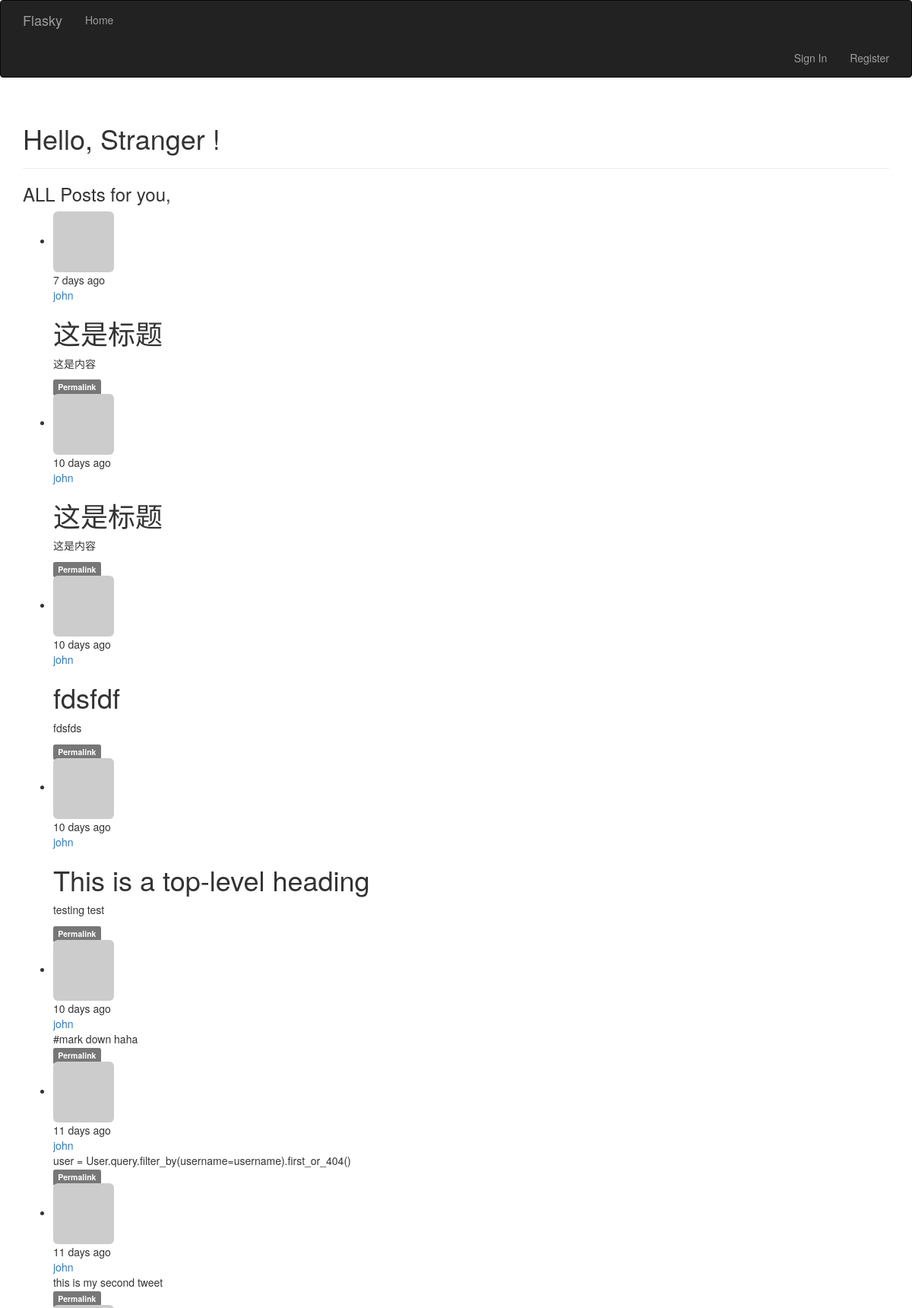
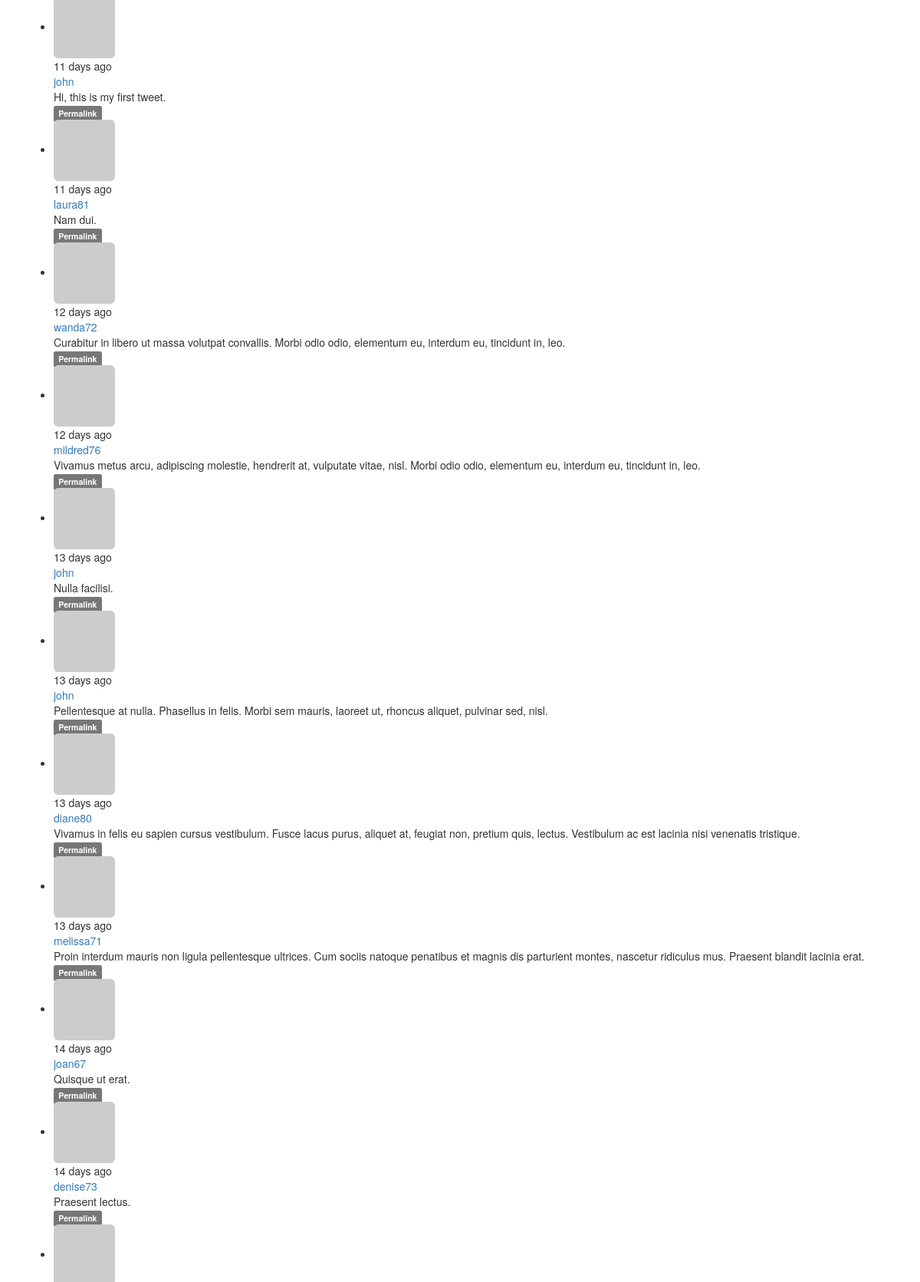
The page / (upper part) on the database its author committed (2 pictures, top to bottom).
### app/models.py (models this page shows, shortened)
class Post(db.Model):
    __tablename__ = 'posts'
    id = db.Column(db.Integer, primary_key=True)
    body = db.Column(db.Text)
    body_html = db.Column(db.Text)
    timestamp = db.Column(db.DateTime, index=True, default=datetime.datetime.utcnow)
    author_id = db.Column(db.Integer, db.ForeignKey('users.id'))

class User(UserMixin, db.Model):
    __tablename__ = 'users'
    id = db.Column(db.Integer, primary_key=True)
    email = db.Column(db.String(64), unique=True, index=True)
    username = db.Column(db.String(64), unique=True, index=True)
    password_hash = db.Column(db.String(128))
    role_id = db.Column(db.Integer, db.ForeignKey('roles.id'))
    confirmed = db.Column(db.Boolean, default=False)
    name = db.Column(db.String(64))
    location = db.Column(db.String(64))
    about_me = db.Column(db.Text())
    avatar_hash = db.Column(db.String(32))
    member_since = db.Column(db.DateTime(), default=datetime.datetime.utcnow)
    last_seen = db.Column(db.DateTime(), default=datetime.datetime.utcnow)
    posts = db.relationship('Post', backref='author', lazy='dynamic')
    followed = db.relationship('Follow',
                               foreign_keys=[Follow.follower_id],
                               backref=db.backref('follower', lazy='joined'),
                               lazy='dynamic',
                               cascade='all, delete-orphan')
    follower = db.relationship('Follow',
                               foreign_keys=[Follow.followed_id],
                               backref=db.backref('followed', lazy='joined'),
                               lazy='dynamic',
                               cascade='all, delete-orphan')
    @property
    def password(self):
        raise AttributeError('password is not a readable attribute')
    def gravatar(self, size=100, default='identicon', rating='g'):
        if request.is_secure:
            url = 'https://secure.gravatar.com/avator'
        else:
            url = 'http://www.gravatar.com/avatar'
        hash = hashlib.md5(self.email.encode('utf-8')).hexdigest()
        return '{url}/{hash}?s={size}&d={default}&r={rating}'.format(
            url=url, hash=hash, size=size, default=default, rating=rating)

### app/main/views.py (the view)
@main.route('/', methods=['GET', 'POST'])
def index():
    form = PostForm()
    if current_user.can(Permission.WRITE_ARTICLES) and \
            form.validate_on_submit():
        post = Post(body=form.body.data,
                    author=current_user._get_current_object())
        db.session.add(post)
        return redirect(url_for('.index'))
    page = request.args.get('page', 1, type=int)
    pagination = Post.query.order_by(Post.timestamp.desc()).paginate(
        page, per_page=current_app.config['FLASKY_POSTS_PER_PAGE'],
        error_out=False
    )
    posts = pagination.items
    return render_template('index.html', form=form, posts=posts,
                           pagination=pagination)

### app/auth/views.py (called while the page is built)
@auth.before_app_request
def before_request():
    if current_user.is_authenticated:
        current_user.ping()
        if current_user.confirmed and request.endpoint[:5] != 'auth.' and request.endpoint != 'static':
            return redirect(url_for('auth.unconfirmed'))

### app/main/__init__.py (called while the page is built)
@main.app_context_processor
def inject_permissions():
    return dict(Permission=Permission)

### app/models.py (called while the page is built)
    def can(self, permissions):
        return False

    def is_administrator(self):
        return False

### app/templates/index.html (shortened to what this page needs)
{% extends "base.html" %}
{% import "bootstrap/wtf.html" as wtf %}
{% import "_macros.html" as macros %}
{% block page_content %}
<div class="page-header">
    <h1>Hello,
        {% if current_user.is_authenticated %}
        {{ current_user.username }}
        {% else %}
        Stranger
        {% endif %}!</h1>
</div>
<div class="post-tabs">
    <h3>ALL Posts for you,{{ current_user.username }}</h3>
    {% include '_posts.html' %}
 </div>
{% endblock %}

### app/templates/_posts.html (shortened to what this page needs)
<ul class="posts">
    {% for post in posts %}
    <li class="post">
        <div class="profile-thumbnail">
            <a href="{{ url_for('.user', username=post.author.username) }}">
                <img class="img-rounded profile-thumbnail" src="{{ post.author.gravatar(size=40) }}">
            </a>
        </div>
        <div class="post-content">
            <div class="post-date"> {{ moment(post.timestamp).fromNow() }} </div>
            <div class="post-author"><a href="{{ url_for('.user', username=post.author.username) }}">{{ post.author.username }}</a></div>
            <div class="post-body">
                {% if post.body_html %}
                    {{ post.body_html | safe }}
                {% else %}
                    {{ post.body }}
                {% endif %}
            </div>
            <div class="post-footer">
                <a href="{{ url_for('.post', id=post.id) }}">
                    <span class="label label-default">Permalink</span>
                </a>
            </div>
        </div>
    </li>
    {% endfor %}
</ul>

### rows shown on the page
Post: timestamp "7 days ago", author.username "john", body_html "这是标题 这是内容"
Post: timestamp "10 days ago", author.username "john", body_html "这是标题 这是内容"
Post: timestamp "10 days ago", author.username "john", body_html "fdsfdf fdsfds"
Post: timestamp "10 days ago", author.username "john", body_html "This is a top-level heading testing test"
Post: timestamp "10 days ago", author.username "john", body "#mark down haha"
Post: timestamp "11 days ago", author.username "john", body "user = User.query.filter_by(username=username).first_or_404()"
Post: timestamp "11 days ago", author.username "john", body "this is my second tweet"
Post: timestamp "11 days ago", author.username "john", body "Hi, this is my first tweet."
Post: timestamp "11 days ago", author.username "laura81", body "Nam dui."
Post: timestamp "12 days ago", author.username "wanda72", body "Curabitur in libero ut massa volutpat convallis. Morbi odio odio, elementum eu, interdum eu, tincidunt in, leo."
Post: timestamp "12 days ago", author.username "mildred76", body "Vivamus metus arcu, adipiscing molestie, hendrerit at, vulputate vitae, nisl. Morbi odio odio, elementum eu, interdum eu, tincidunt in, leo."
Post: timestamp "13 days ago", author.username "john", body "Nulla facilisi."
Post: timestamp "13 days ago", author.username "john", body "Pellentesque at nulla. Phasellus in felis. Morbi sem mauris, laoreet ut, rhoncus aliquet, pulvinar sed, nisl."
Post: timestamp "13 days ago", author.username "diane80", body "Vivamus in felis eu sapien cursus vestibulum. Fusce lacus purus, aliquet at, feugiat non, pretium quis, lectus. Vestibulum ac est lacinia nisi venenatis tristique."
Post: timestamp "13 days ago", author.username "melissa71", body "Proin interdum mauris non ligula pellentesque ultrices. Cum sociis natoque penatibus et magnis dis parturient montes, nascetur ridiculus mus. Praesent blandit lacinia erat."
Post: timestamp "14 days ago", author.username "joan67", body "Quisque ut erat."
Post: timestamp "14 days ago", author.username "denise73", body "Praesent lectus."
